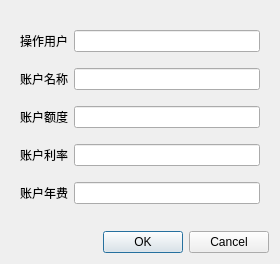
<?xml version="1.0" encoding="UTF-8"?>
<ui version="4.0">
 <class>CreateCreAccountDialog</class>
 <widget class="QDialog" name="CreateCreAccountDialog">
  <property name="geometry">
   <rect>
    <x>0</x>
    <y>0</y>
    <width>280</width>
    <height>264</height>
   </rect>
  </property>
  <property name="sizePolicy">
   <sizepolicy hsizetype="Minimum" vsizetype="Fixed">
    <horstretch>0</horstretch>
    <verstretch>0</verstretch>
   </sizepolicy>
  </property>
  <property name="windowTitle">
   <string>Dialog</string>
  </property>
  <layout class="QVBoxLayout" name="verticalLayout">
   <item>
    <widget class="QWidget" name="widget" native="true">
     <layout class="QGridLayout" name="gridLayout">
      <item row="0" column="0">
       <widget class="QLabel" name="label">
        <property name="text">
         <string>操作用户</string>
        </property>
       </widget>
      </item>
      <item row="0" column="1">
       <widget class="QLineEdit" name="lineEdit_username">
        <property name="readOnly">
         <bool>true</bool>
        </property>
       </widget>
      </item>
      <item row="1" column="0">
       <widget class="QLabel" name="label_2">
        <property name="text">
         <string>账户名称</string>
        </property>
       </widget>
      </item>
      <item row="1" column="1">
       <widget class="QLineEdit" name="lineEdit_account_name">
        <property name="maxLength">
         <number>15</number>
        </property>
       </widget>
      </item>
      <item row="2" column="0">
       <widget class="QLabel" name="label_3">
        <property name="text">
         <string>账户额度</string>
        </property>
       </widget>
      </item>
      <item row="2" column="1">
       <widget class="QLineEdit" name="lineEdit_credit">
        <property name="maxLength">
         <number>10</number>
        </property>
       </widget>
      </item>
      <item row="3" column="0">
       <widget class="QLabel" name="label_4">
        <property name="text">
         <string>账户利率</string>
        </property>
       </widget>
      </item>
      <item row="3" column="1">
       <widget class="QLineEdit" name="lineEdit_rate">
        <property name="maxLength">
         <number>10</number>
        </property>
       </widget>
      </item>
      <item row="4" column="0">
       <widget class="QLabel" name="label_5">
        <property name="text">
         <string>账户年费</string>
        </property>
       </widget>
      </item>
      <item row="4" column="1">
       <widget class="QLineEdit" name="lineEdit_annual_fee">
        <property name="maxLength">
         <number>10</number>
        </property>
       </widget>
      </item>
     </layout>
    </widget>
   </item>
   <item>
    <widget class="QDialogButtonBox" name="buttonBox">
     <property name="orientation">
      <enum>Qt::Horizontal</enum>
     </property>
     <property name="standardButtons">
      <set>QDialogButtonBox::Cancel|QDialogButtonBox::Ok</set>
     </property>
    </widget>
   </item>
  </layout>
 </widget>
 <resources/>
 <connections>
  <connection>
   <sender>buttonBox</sender>
   <signal>accepted()</signal>
   <receiver>CreateCreAccountDialog</receiver>
   <slot>accept()</slot>
   <hints>
    <hint type="sourcelabel">
     <x>248</x>
     <y>254</y>
    </hint>
    <hint type="destinationlabel">
     <x>157</x>
     <y>274</y>
    </hint>
   </hints>
  </connection>
  <connection>
   <sender>buttonBox</sender>
   <signal>rejected()</signal>
   <receiver>CreateCreAccountDialog</receiver>
   <slot>reject()</slot>
   <hints>
    <hint type="sourcelabel">
     <x>316</x>
     <y>260</y>
    </hint>
    <hint type="destinationlabel">
     <x>286</x>
     <y>274</y>
    </hint>
   </hints>
  </connection>
 </connections>
</ui>
